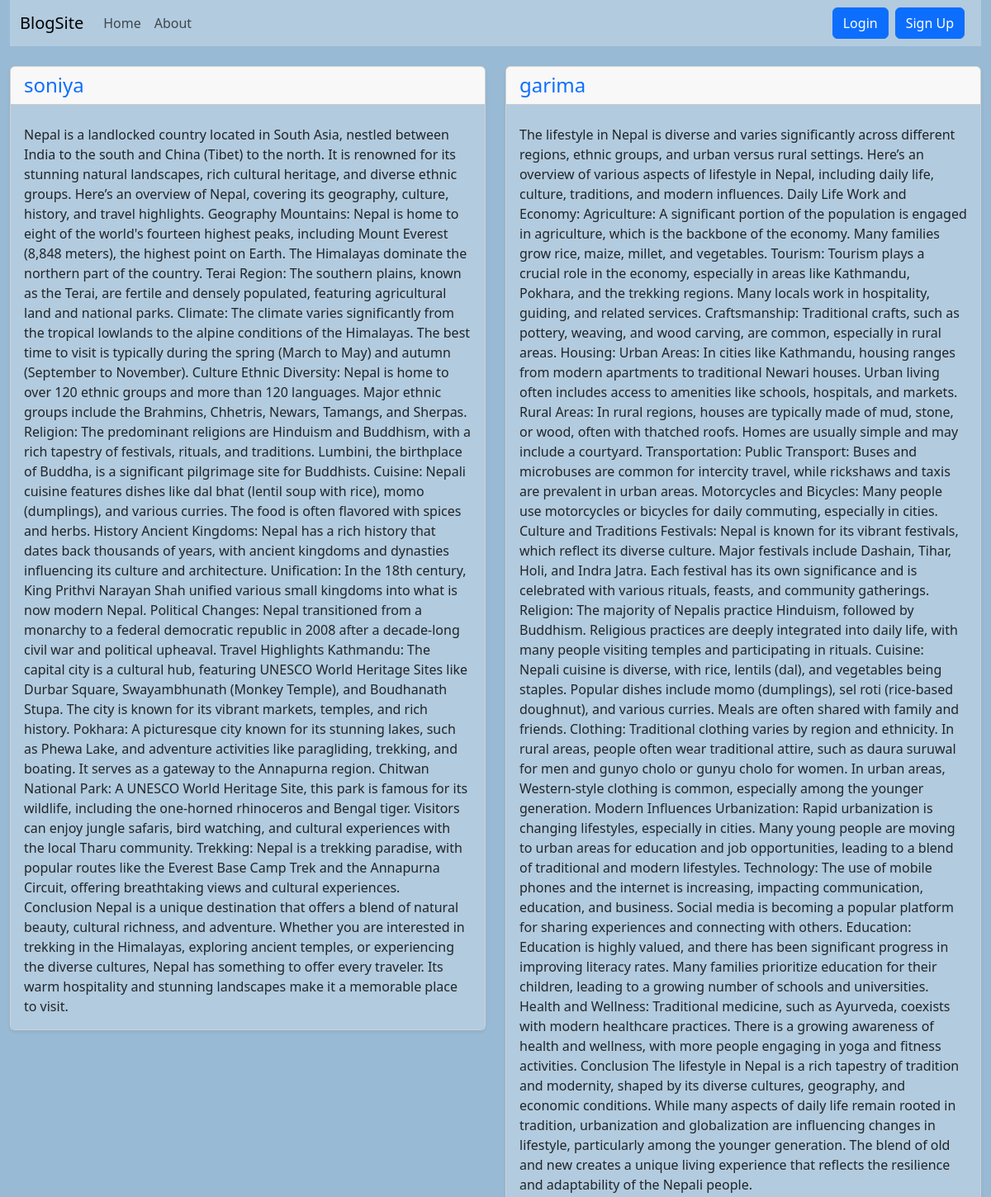
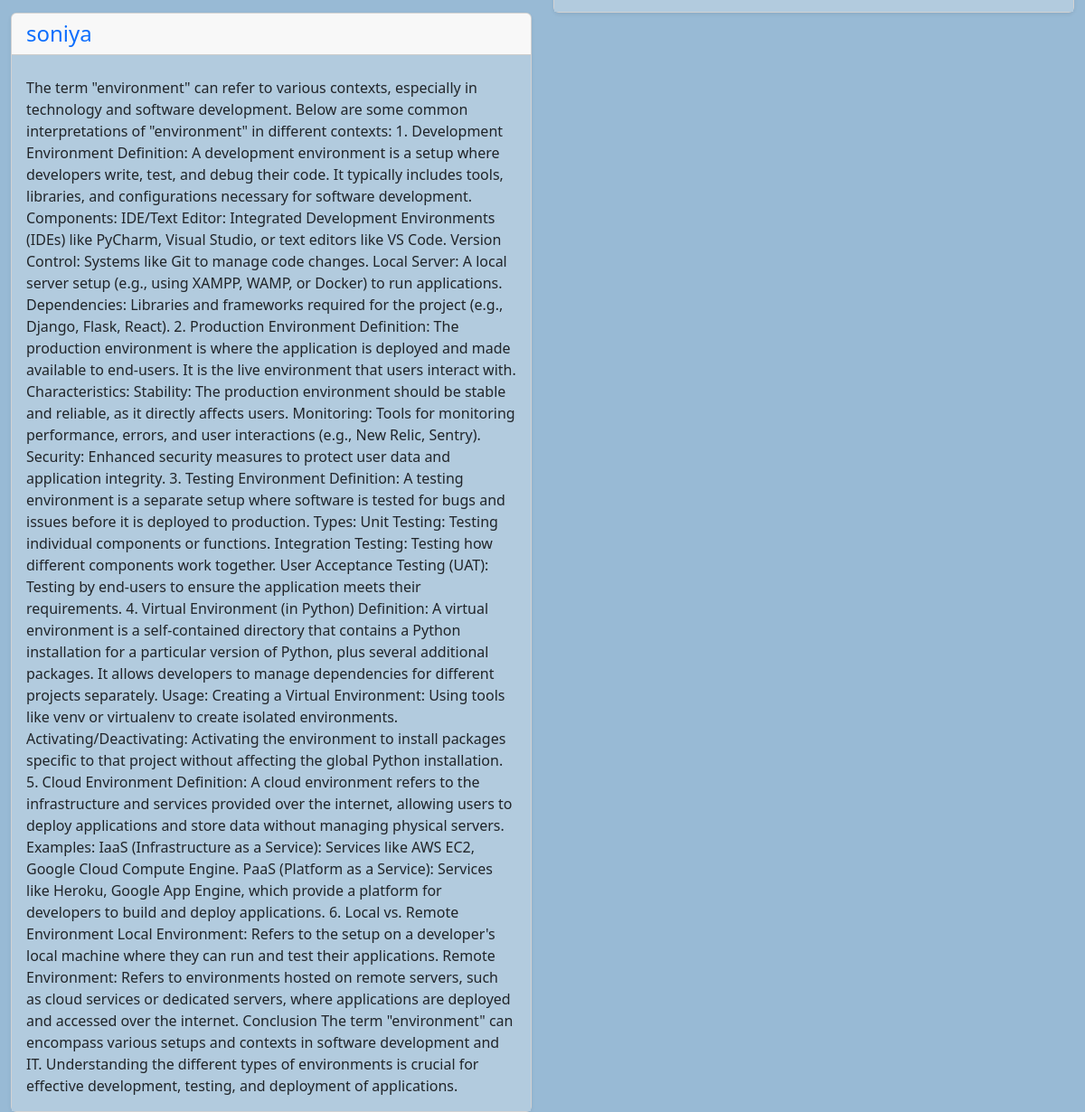
/home/, run on the app's committed database (2 pictures, top to bottom).
### base/models.py (models this page shows, shortened)
class Posts(models.Model):
    Title = models.CharField(max_length=100)
    description= models.TextField(max_length=1000)
    created_at = models.DateTimeField(default=timezone.now)
    author = models.ForeignKey(User, on_delete=models.CASCADE)

### base/views.py (the view)
# urls.py: 2. Add a URL to urlpatterns:  path('', views.home, name='home')
def home(request):
    context = {
        'posts': Posts.objects.all(),
    }
    return render(request,'base/home.html', context)

### base/templates/base/home.html (shortened to what this page needs)
{% extends 'base/index.html' %}
{% block content %}
{% load static %}
<nav class="navbar navbar-expand-lg  mb-4">
    <div class="container-fluid">
        <a class="navbar-brand" href="{% url 'home' %}">BlogSite</a>
        <div class="collapse navbar-collapse" id="navbarContent">
            <ul class="navbar-nav me-auto mb-2 mb-lg-0">
                <li class="nav-item">
                    <a class="nav-link" href="{% url 'home' %}">Home</a>
                </li>
                <li class="nav-item">
                    <a class="nav-link" href="#">About</a>
                </li>
            </ul>
            <ul class="navbar-nav">
                {% if user.is_authenticated %}
                <li class="nav-item">
                    <a href="{% url 'profile' %}" class="btn btn-primary me-2">Profile</a>
                </li>
                <li class="nav-item">
                    <a href="{% url 'create_post' %}" class="btn btn-primary me-2">Create Post</a>
                </li>
                <li class="nav-item">
                    <a href="{% url 'logout' %}" class="btn btn-danger">Logout</a>
                </li>
                {% else %}
                <li class="nav-item">
                    <a href="{% url 'loginn' %}" class="btn btn-primary me-2">Login</a>
                </li>
                <li class="nav-item">
                    <a href="{% url 'signup' %}" class="btn btn-primary me-2">Sign Up</a>
                </li>
                {% endif %}
            </ul>
        </div>
    </div>
</nav>
<div class="row justify-content-start">
    {% if posts %}
        {% for post in posts %}
            <div class="col-lg-6">
                <div class="card shadow-sm ">
                    <div class="card-header d-flex justify-content-between align-items-center">
                        <h4 class="text-primary mb-0">{{ post.author }}</h4>
                    </div>
                    <div class="card-body">
                        <p class="card-text">{{ post.description }}</p>
                    </div>
                </div>
            </div>
        {% endfor %}
        {% else %}
            <div class="alert alert-info text-center">
                No posts available. Create your first post!
            </div>
        {% endif %}
    </div>
</div>
{% endblock %}

### base/templates/base/index.html (style rules this page uses)
.navbar,.card-body { background-color: #b2cbde; }
.shadow-sm { background-color: white; }

### data on the page
Posts: author "soniya", description "Nepal is a landlocked country located in South Asia, nestled between India to the south and China (Tibet) to the north. It is renowned for its stunning natural landscapes, rich cultural heritage, and diverse ethnic groups. Here’s an overview of Nepal, covering its geography, culture, history, and travel highlights. Geography Mountains: Nepal is home to eight of the world's fourteen highest peaks, including Mount Everest (8,848 meters), the highest point on Earth. The Himalayas dominate the northern part of the country. Terai Region: The southern plains, known as the Terai, are fertile and densely populated, featuring agricultural land and national parks. Climate: The climate varies…"
Posts: author "garima", description "The lifestyle in Nepal is diverse and varies significantly across different regions, ethnic groups, and urban versus rural settings. Here’s an overview of various aspects of lifestyle in Nepal, including daily life, culture, traditions, and modern influences. Daily Life Work and Economy: Agriculture: A significant portion of the population is engaged in agriculture, which is the backbone of the economy. Many families grow rice, maize, millet, and vegetables. Tourism: Tourism plays a crucial role in the economy, especially in areas like Kathmandu, Pokhara, and the trekking regions. Many locals work in hospitality, guiding, and related services. Craftsmanship: Traditional crafts, such as…"
Posts: author "soniya", description "The term \"environment\" can refer to various contexts, especially in technology and software development. Below are some common interpretations of \"environment\" in different contexts: 1. Development Environment Definition: A development environment is a setup where developers write, test, and debug their code. It typically includes tools, libraries, and configurations necessary for software development. Components: IDE/Text Editor: Integrated Development Environments (IDEs) like PyCharm, Visual Studio, or text editors like VS Code. Version Control: Systems like Git to manage code changes. Local Server: A local server setup (e.g., using XAMPP, WAMP, or Docker) to run applications.…"
